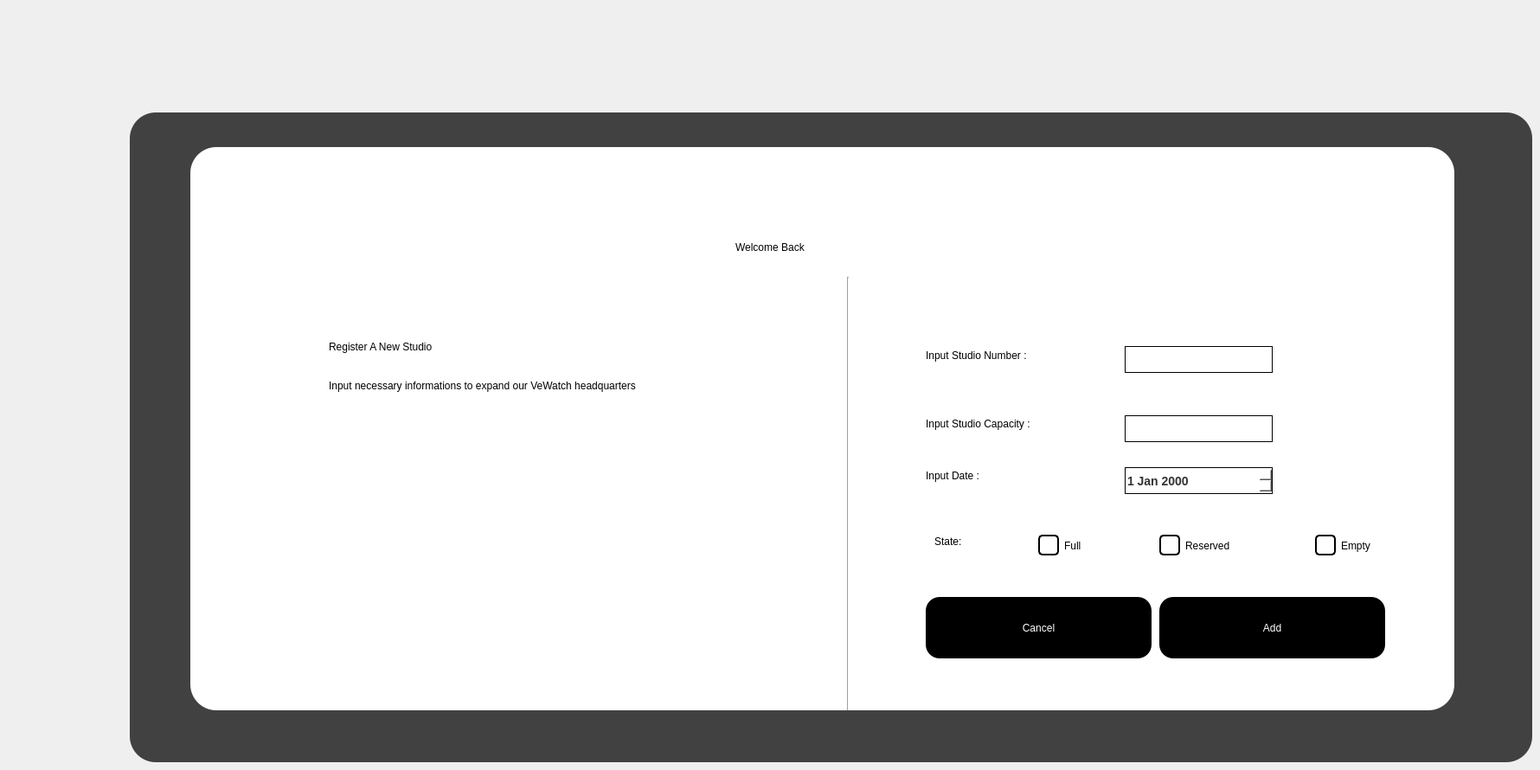
   <widget class="QWidget" name="addreservations">
    <widget class="QLabel" name="label_43A">
     <property name="geometry">
      <rect>
       <x>850</x>
       <y>260</y>
       <width>271</width>
       <height>51</height>
      </rect>
     </property>
     <property name="styleSheet">
      <string notr="true">background:none;
color: rgb(0, 0, 0);
font: 75 30pt &quot;MS Shell Dlg 2&quot;;</string>
     </property>
     <property name="text">
      <string>Welcome Back</string>
     </property>
    </widget>
    <widget class="QLabel" name="label_45A_2">
     <property name="geometry">
      <rect>
       <x>380</x>
       <y>420</y>
       <width>571</width>
       <height>51</height>
      </rect>
     </property>
     <property name="styleSheet">
      <string notr="true">background:none;
font: 75 12pt &quot;MS Shell Dlg 2&quot;;
color: rgb(0, 0, 0);</string>
     </property>
     <property name="text">
      <string>Input necessary informations to expand our VeWatch headquarters</string>
     </property>
    </widget>
    <widget class="QLabel" name="label_46A_4">
     <property name="geometry">
      <rect>
       <x>150</x>
       <y>130</y>
       <width>1621</width>
       <height>751</height>
      </rect>
     </property>
     <property name="styleSheet">
      <string notr="true">background-color: rgb(65, 65, 65);
border-radius:30px;</string>
     </property>
     <property name="text">
      <string/>
     </property>
    </widget>
    <widget class="Line" name="line_2A_4">
     <property name="geometry">
      <rect>
       <x>970</x>
       <y>320</y>
       <width>21</width>
       <height>501</height>
      </rect>
     </property>
     <property name="styleSheet">
      <string notr="true">background:none;
color:black;</string>
     </property>
     <property name="orientation">
      <enum>Qt::Vertical</enum>
     </property>
    </widget>
    <widget class="QLabel" name="label_44A_4">
     <property name="geometry">
      <rect>
       <x>380</x>
       <y>360</y>
       <width>481</width>
       <height>81</height>
      </rect>
     </property>
     <property name="styleSheet">
      <string notr="true">background:none;
font: 75 36pt &quot;MS Shell Dlg 2&quot;;
color: rgb(0, 0, 0);
</string>
     </property>
     <property name="text">
      <string>Register A New Studio</string>
     </property>
    </widget>
    <widget class="QGroupBox" name="groupBox_5A_4">
     <property name="geometry">
      <rect>
       <x>1050</x>
       <y>340</y>
       <width>621</width>
       <height>451</height>
      </rect>
     </property>
     <property name="styleSheet">
      <string notr="true">background-color:white;
border-radius:30px;
</string>
     </property>
     <property name="title">
      <string/>
     </property>
     <widget class="QLabel" name="label_41A_5">
      <property name="geometry">
       <rect>
        <x>20</x>
        <y>50</y>
        <width>211</width>
        <height>41</height>
       </rect>
      </property>
      <property name="styleSheet">
       <string notr="true">color: rgb(0, 0, 0);
font: 75 16pt &quot;MS Shell Dlg 2&quot;;</string>
      </property>
      <property name="text">
       <string>Input Studio Number :</string>
      </property>
     </widget>
     <widget class="QLineEdit" name="lineEdit_3A_7">
      <property name="geometry">
       <rect>
        <x>250</x>
        <y>140</y>
        <width>171</width>
        <height>31</height>
       </rect>
      </property>
      <property name="styleSheet">
       <string notr="true"> color: #333333; /* Text color */
    font-size: 14px; /* Font size */
    font-weight: bold; /* Font weight */
    border: 1px solid black;</string>
      </property>
     </widget>
     <widget class="QLabel" name="label_48A_5">
      <property name="geometry">
       <rect>
        <x>20</x>
        <y>140</y>
        <width>221</width>
        <height>20</height>
       </rect>
      </property>
      <property name="styleSheet">
       <string notr="true">color: rgb(0, 0, 0);
font: 75 16pt &quot;MS Shell Dlg 2&quot;;</string>
      </property>
      <property name="text">
       <string>Input Studio Capacity :</string>
      </property>
     </widget>
     <widget class="QPushButton" name="pushButton_14A_8">
      <property name="geometry">
       <rect>
        <x>290</x>
        <y>350</y>
        <width>261</width>
        <height>71</height>
       </rect>
      </property>
      <property name="styleSheet">
       <string notr="true">QPushButton {
    background: black;
    color: white;
    padding: 0.7em 1em;
    padding-left: 0.9em;
    align-items: center;
    border: none;
    border-radius: 16px;
	font: 75 18pt &quot;MS Shell Dlg 2&quot;;

}

</string>
      </property>
      <property name="text">
       <string>Add</string>
      </property>
     </widget>
     <widget class="QLineEdit" name="lineEdit_3A_10">
      <property name="geometry">
       <rect>
        <x>250</x>
        <y>60</y>
        <width>171</width>
        <height>31</height>
       </rect>
      </property>
      <property name="styleSheet">
       <string notr="true"> color: #333333; /* Text color */
    font-size: 14px; /* Font size */
    font-weight: bold; /* Font weight */
    border: 1px solid black;</string>
      </property>
     </widget>
     <widget class="QLabel" name="label_48A_6">
      <property name="geometry">
       <rect>
        <x>20</x>
        <y>200</y>
        <width>221</width>
        <height>20</height>
       </rect>
      </property>
      <property name="styleSheet">
       <string notr="true">color: rgb(0, 0, 0);
font: 75 16pt &quot;MS Shell Dlg 2&quot;;</string>
      </property>
      <property name="text">
       <string>Input Date :</string>
      </property>
     </widget>
     <widget class="QRadioButton" name="full">
      <property name="geometry">
       <rect>
        <x>150</x>
        <y>270</y>
        <width>141</width>
        <height>41</height>
       </rect>
      </property>
      <property name="styleSheet">
       <string notr="true">
QRadioButton {
    color: black; 
font: 14pt &quot;MS Shell Dlg 2&quot;;
}


QRadioButton::indicator {
    width: 20px;
    height: 20px;
    background-color: white;
    border: 2px solid black; 
    border-radius: 5px;
}


QRadioButton::indicator:checked {
    background-color: pink; 
    border: 2px solid black; 
}

QRadioButton:hover {
    color: black; 
}
</string>
      </property>
      <property name="text">
       <string>Full</string>
      </property>
     </widget>
     <widget class="QRadioButton" name="reserved">
      <property name="geometry">
       <rect>
        <x>290</x>
        <y>270</y>
        <width>141</width>
        <height>41</height>
       </rect>
      </property>
      <property name="styleSheet">
       <string notr="true">
QRadioButton {
    color: black; 
font: 14pt &quot;MS Shell Dlg 2&quot;;
}


QRadioButton::indicator {
    width: 20px;
    height: 20px;
    background-color: white;
    border: 2px solid black; 
    border-radius: 5px;
}


QRadioButton::indicator:checked {
    background-color: pink; 
    border: 2px solid black; 
}

QRadioButton:hover {
    color: black; 
}
</string>
      </property>
      <property name="text">
       <string>Reserved</string>
      </property>
     </widget>
     <widget class="QRadioButton" name="empty">
      <property name="geometry">
       <rect>
        <x>470</x>
        <y>270</y>
        <width>141</width>
        <height>41</height>
       </rect>
      </property>
      <property name="styleSheet">
       <string notr="true">
QRadioButton {
    color: black; 
font: 14pt &quot;MS Shell Dlg 2&quot;;
}


QRadioButton::indicator {
    width: 20px;
    height: 20px;
    background-color: white;
    border: 2px solid black; 
    border-radius: 5px;
}


QRadioButton::indicator:checked {
    background-color: pink; 
    border: 2px solid black; 
}

QRadioButton:hover {
    color: black; 
}
</string>
      </property>
      <property name="text">
       <string>Empty</string>
      </property>
     </widget>
     <widget class="QLabel" name="label_48A_7">
      <property name="geometry">
       <rect>
        <x>30</x>
        <y>270</y>
        <width>91</width>
        <height>31</height>
       </rect>
      </property>
      <property name="styleSheet">
       <string notr="true">color: rgb(0, 0, 0);
font: 75 16pt &quot;MS Shell Dlg 2&quot;;</string>
      </property>
      <property name="text">
       <string>State:</string>
      </property>
     </widget>
     <widget class="QPushButton" name="pushButton_14A_10">
      <property name="geometry">
       <rect>
        <x>20</x>
        <y>350</y>
        <width>261</width>
        <height>71</height>
       </rect>
      </property>
      <property name="styleSheet">
       <string notr="true">QPushButton {
    background: black;
    color: white;
    padding: 0.7em 1em;
    padding-left: 0.9em;
    align-items: center;
    border: none;
    border-radius: 16px;
	font: 75 18pt &quot;MS Shell Dlg 2&quot;;

}

</string>
      </property>
      <property name="text">
       <string>Cancel</string>
      </property>
     </widget>
     <widget class="QDateEdit" name="dateTimeEdit_3">
      <property name="geometry">
       <rect>
        <x>250</x>
        <y>200</y>
        <width>171</width>
        <height>31</height>
       </rect>
      </property>
      <property name="styleSheet">
       <string notr="true"> color: #333333; /* Text color */
    font-size: 14px; /* Font size */
    font-weight: bold; /* Font weight */
    border: 1px solid black;</string>
      </property>
     </widget>
    </widget>
    <widget class="QLabel" name="label_46A_5">
     <property name="geometry">
      <rect>
       <x>220</x>
       <y>170</y>
       <width>1461</width>
       <height>651</height>
      </rect>
     </property>
     <property name="styleSheet">
      <string notr="true">background:white;
border-radius:30px;</string>
     </property>
     <property name="text">
      <string/>
     </property>
    </widget>
    <zorder>label_46A_4</zorder>
    <zorder>label_46A_5</zorder>
    <zorder>label_43A</zorder>
    <zorder>label_45A_2</zorder>
    <zorder>line_2A_4</zorder>
    <zorder>label_44A_4</zorder>
    <zorder>groupBox_5A_4</zorder>
   </widget>
